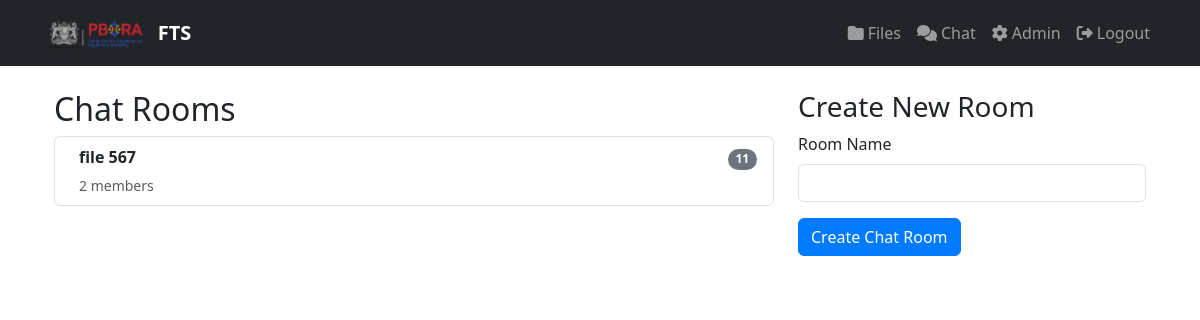
The page /chat/rooms (signed in) on the database its author committed.
### app/models.py (models this page shows)
class ChatRoom(db.Model):
    __tablename__ = "chat_rooms"
    id = db.Column(db.Integer, primary_key=True)
    name = db.Column(db.String(150), nullable=False)
    file_id = db.Column(db.Integer, db.ForeignKey("files.id"), nullable=True)
    is_private = db.Column(db.Boolean, default=False)
    created_at = db.Column(db.DateTime, default=datetime.utcnow)
    messages = db.relationship("ChatMessage", backref="room", lazy=True)
    members = db.relationship("ChatRoomMember", backref="room", lazy=True)
    file = db.relationship("FileRecord")

### app/routes/chat.py (the view)
@bp.route("/rooms")
@login_required
def rooms():
    rooms = ChatRoom.query.all()
    form = CreateChatRoomForm()
    room_unread_counts = {}
    for room in rooms:
        if can_access_chat(current_user, room):
            membership = ChatRoomMember.query.filter_by(room_id=room.id, user_id=current_user.id).first()
            if membership:
                unread_count = ChatMessage.query.filter(
                    ChatMessage.room_id == room.id,
                    ChatMessage.timestamp > membership.last_read_at
                ).count()
                room_unread_counts[room.id] = unread_count
            else:
                room_unread_counts[room.id] = len(room.messages)
        else:
            room_unread_counts[room.id] = 0
    return render_template("chat/rooms.html", rooms=rooms, form=form, room_unread_counts=room_unread_counts)

### app/forms.py
class CreateChatRoomForm(FlaskForm):
    name = StringField("Room Name", validators=[DataRequired()])
    submit = SubmitField("Create Chat Room")

### app/models.py (called while the page is built)
    def is_admin(self):
        return self.role == "admin"

### app/routes/chat.py (called while the page is built, shortened)
def can_access_chat(user, room):
    if user.is_admin():
        return True

### app/templates/chat/rooms.html (shortened to what this page needs)
{% extends "base.html" %}
{% block content %}
<div class="container mt-4">
    <div class="row">
        <div class="col-md-8">
            <h2>Chat Rooms</h2>
            <div class="list-group">
                {% for room in rooms %}
                <a href="{{ url_for('chat.chat_room', room_id=room.id) }}" class="list-group-item list-group-item-action d-flex justify-content-between align-items-start">
                    <div class="ms-2 me-auto">
                        <div class="fw-bold">{{ room.name }}</div>
                        <div class="mt-1">
                            <small class="text-muted me-2">{{ room.members|length }} members</small>
                        </div>
                    </div>
                    <div class="text-end">
                        {% set unread_count = room_unread_counts.get(room.id, 0) %}
                        {% if unread_count > 0 %}
                        <span class="badge bg-danger rounded-pill">{{ unread_count }} new</span>
                        {% elif room.messages %}
                        <span class="badge bg-secondary rounded-pill">{{ room.messages|length }}</span>
                        {% endif %}
                    </div>
                </a>
                {% endfor %}
            </div>
        </div>
        <div class="col-md-4">
            <h3>Create New Room</h3>
            <form method="POST" action="{{ url_for('chat.create_room') }}">
                <div class="mb-3">
                    {{ form.name.label(class="form-label") }}
                    {{ form.name(class="form-control") }}
                </div>
                {{ form.submit(class="btn btn-primary") }}
            </form>
        </div>
    </div>
</div>
{% endblock %}

### app/static/css/style.css (style rules this page uses)
body { font-family: 'Segoe UI', Tahoma, Geneva, Verdana, sans-serif; }
.btn-primary { background-color: #007bff; border-color: #007bff; }

### rows shown on the page
ChatRoom: name "file 567", members|length "2", messages|length "11"
